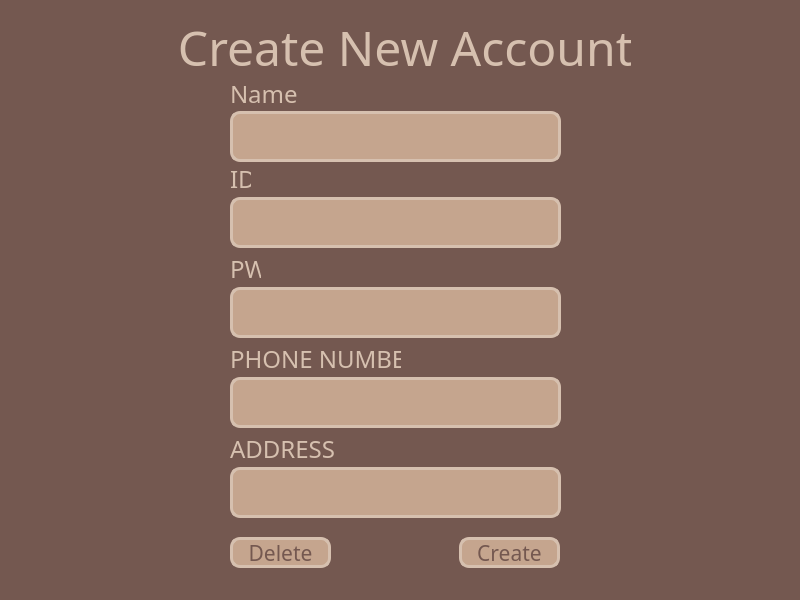
<?xml version="1.0" encoding="UTF-8"?>
<ui version="4.0">
 <class>CreateAccountWidget</class>
 <widget class="QWidget" name="CreateAccountWidget">
  <property name="geometry">
   <rect>
    <x>0</x>
    <y>0</y>
    <width>800</width>
    <height>600</height>
   </rect>
  </property>
  <property name="windowTitle">
   <string>Form</string>
  </property>
  <property name="styleSheet">
   <string notr="true">background-color: rgb(116, 88, 80);</string>
  </property>
  <widget class="QLabel" name="label">
   <property name="geometry">
    <rect>
     <x>180</x>
     <y>17</y>
     <width>451</width>
     <height>61</height>
    </rect>
   </property>
   <property name="font">
    <font>
     <family>BM JUA_TTF</family>
     <pointsize>36</pointsize>
     <weight>50</weight>
     <italic>false</italic>
     <bold>false</bold>
    </font>
   </property>
   <property name="styleSheet">
    <string notr="true">color: rgb(214, 192, 175);
background-color:transparent;
font: 36pt &quot;BM JUA_TTF&quot;;</string>
   </property>
   <property name="text">
    <string>Create New Account</string>
   </property>
   <property name="alignment">
    <set>Qt::AlignCenter</set>
   </property>
  </widget>
  <widget class="QLabel" name="label_2">
   <property name="geometry">
    <rect>
     <x>230</x>
     <y>82</y>
     <width>71</width>
     <height>23</height>
    </rect>
   </property>
   <property name="font">
    <font>
     <family>BM JUA_TTF</family>
     <pointsize>18</pointsize>
     <weight>50</weight>
     <italic>false</italic>
     <bold>false</bold>
    </font>
   </property>
   <property name="styleSheet">
    <string notr="true">color: rgb(214, 192, 175);
background-color:transparent;
font: 18pt &quot;BM JUA_TTF&quot;;</string>
   </property>
   <property name="text">
    <string>Name</string>
   </property>
  </widget>
  <widget class="QLineEdit" name="lineEdit">
   <property name="geometry">
    <rect>
     <x>230</x>
     <y>111</y>
     <width>331</width>
     <height>51</height>
    </rect>
   </property>
   <property name="font">
    <font>
     <family>BM JUA_TTF</family>
     <pointsize>20</pointsize>
     <weight>50</weight>
     <italic>false</italic>
     <bold>false</bold>
    </font>
   </property>
   <property name="styleSheet">
    <string notr="true">color: rgb(116, 88, 80);
border-style: solid;
border-width: 3px;
border-color:rgb(214, 192, 175);
border-radius: 10;
background-color: rgb(197, 165, 142);
font: 20pt &quot;BM JUA_TTF&quot;;
padding-left: 10px; padding-right: 10px;</string>
   </property>
   <property name="cursorMoveStyle">
    <enum>Qt::LogicalMoveStyle</enum>
   </property>
  </widget>
  <widget class="QLineEdit" name="lineEdit_2">
   <property name="geometry">
    <rect>
     <x>230</x>
     <y>197</y>
     <width>331</width>
     <height>51</height>
    </rect>
   </property>
   <property name="font">
    <font>
     <family>BM JUA_TTF</family>
     <pointsize>20</pointsize>
     <weight>50</weight>
     <italic>false</italic>
     <bold>false</bold>
    </font>
   </property>
   <property name="styleSheet">
    <string notr="true">color: rgb(116, 88, 80);
border-style: solid;
border-width: 3px;
border-color:rgb(214, 192, 175);
border-radius: 10;
background-color: rgb(197, 165, 142);
font: 20pt &quot;BM JUA_TTF&quot;;
padding-left: 10px; padding-right: 10px;</string>
   </property>
  </widget>
  <widget class="QLineEdit" name="lineEdit_3">
   <property name="geometry">
    <rect>
     <x>230</x>
     <y>287</y>
     <width>331</width>
     <height>51</height>
    </rect>
   </property>
   <property name="font">
    <font>
     <family>BM JUA_TTF</family>
     <pointsize>20</pointsize>
     <weight>50</weight>
     <italic>false</italic>
     <bold>false</bold>
    </font>
   </property>
   <property name="autoFillBackground">
    <bool>false</bool>
   </property>
   <property name="styleSheet">
    <string notr="true">color: rgb(116, 88, 80);
border-style: solid;
border-width: 3px;
border-color:rgb(214, 192, 175);
border-radius: 10;
background-color: rgb(197, 165, 142);
font: 20pt &quot;BM JUA_TTF&quot;;
padding-left: 10px; padding-right: 10px;</string>
   </property>
  </widget>
  <widget class="QLineEdit" name="lineEdit_4">
   <property name="geometry">
    <rect>
     <x>230</x>
     <y>377</y>
     <width>331</width>
     <height>51</height>
    </rect>
   </property>
   <property name="font">
    <font>
     <family>BM JUA_TTF</family>
     <pointsize>20</pointsize>
     <weight>50</weight>
     <italic>false</italic>
     <bold>false</bold>
    </font>
   </property>
   <property name="styleSheet">
    <string notr="true">color: rgb(116, 88, 80);
border-style: solid;
border-width: 3px;
border-color:rgb(214, 192, 175);
border-radius: 10;
background-color: rgb(197, 165, 142);
font: 20pt &quot;BM JUA_TTF&quot;;
padding-left: 10px; padding-right: 10px;</string>
   </property>
  </widget>
  <widget class="QLineEdit" name="lineEdit_5">
   <property name="geometry">
    <rect>
     <x>230</x>
     <y>467</y>
     <width>331</width>
     <height>51</height>
    </rect>
   </property>
   <property name="font">
    <font>
     <family>BM JUA_TTF</family>
     <pointsize>20</pointsize>
     <weight>50</weight>
     <italic>false</italic>
     <bold>false</bold>
    </font>
   </property>
   <property name="styleSheet">
    <string notr="true">color: rgb(116, 88, 80);
border-style: solid;
border-width: 3px;
border-color:rgb(214, 192, 175);
border-radius: 10;
background-color: rgb(197, 165, 142);
font: 20pt &quot;BM JUA_TTF&quot;;
padding-left: 10px; padding-right: 10px;</string>
   </property>
  </widget>
  <widget class="QLabel" name="label_3">
   <property name="geometry">
    <rect>
     <x>230</x>
     <y>167</y>
     <width>21</width>
     <height>23</height>
    </rect>
   </property>
   <property name="font">
    <font>
     <family>BM JUA_TTF</family>
     <pointsize>18</pointsize>
     <weight>50</weight>
     <italic>false</italic>
     <bold>false</bold>
    </font>
   </property>
   <property name="styleSheet">
    <string notr="true">color: rgb(214, 192, 175);
background-color:transparent;
font: 18pt &quot;BM JUA_TTF&quot;;</string>
   </property>
   <property name="text">
    <string>ID</string>
   </property>
  </widget>
  <widget class="QLabel" name="label_4">
   <property name="geometry">
    <rect>
     <x>230</x>
     <y>257</y>
     <width>31</width>
     <height>23</height>
    </rect>
   </property>
   <property name="font">
    <font>
     <family>BM JUA_TTF</family>
     <pointsize>18</pointsize>
     <weight>50</weight>
     <italic>false</italic>
     <bold>false</bold>
    </font>
   </property>
   <property name="styleSheet">
    <string notr="true">color: rgb(214, 192, 175);
background-color:transparent;
font: 18pt &quot;BM JUA_TTF&quot;;</string>
   </property>
   <property name="text">
    <string>PW</string>
   </property>
  </widget>
  <widget class="QLabel" name="label_5">
   <property name="geometry">
    <rect>
     <x>230</x>
     <y>347</y>
     <width>171</width>
     <height>23</height>
    </rect>
   </property>
   <property name="font">
    <font>
     <family>BM JUA_TTF</family>
     <pointsize>18</pointsize>
     <weight>50</weight>
     <italic>false</italic>
     <bold>false</bold>
    </font>
   </property>
   <property name="styleSheet">
    <string notr="true">color: rgb(214, 192, 175);
background-color:transparent;
font: 18pt &quot;BM JUA_TTF&quot;;</string>
   </property>
   <property name="text">
    <string>PHONE NUMBER</string>
   </property>
  </widget>
  <widget class="QLabel" name="label_6">
   <property name="geometry">
    <rect>
     <x>230</x>
     <y>437</y>
     <width>121</width>
     <height>23</height>
    </rect>
   </property>
   <property name="font">
    <font>
     <family>BM JUA_TTF</family>
     <pointsize>18</pointsize>
     <weight>50</weight>
     <italic>false</italic>
     <bold>false</bold>
    </font>
   </property>
   <property name="styleSheet">
    <string notr="true">color: rgb(214, 192, 175);
background-color:transparent;
font: 18pt &quot;BM JUA_TTF&quot;;</string>
   </property>
   <property name="text">
    <string>ADDRESS</string>
   </property>
  </widget>
  <widget class="QPushButton" name="pushButton">
   <property name="geometry">
    <rect>
     <x>459</x>
     <y>537</y>
     <width>101</width>
     <height>31</height>
    </rect>
   </property>
   <property name="font">
    <font>
     <family>BM JUA_TTF</family>
     <pointsize>16</pointsize>
     <weight>50</weight>
     <italic>false</italic>
     <bold>false</bold>
    </font>
   </property>
   <property name="styleSheet">
    <string notr="true">QPushButton{
	font: 16pt &quot;BM JUA_TTF&quot;;
	background-color: rgb(197, 165, 142);
	border: none;
	border-radius: 10px;
	
	color: rgb(116, 88, 80);
	
    border-left: 3px solid rgb(214, 192, 175);
	border-right: 3px solid rgb(214, 192, 175);
	border-bottom: 3px solid rgb(214, 192, 175);
	border-top: 3px solid rgb(214, 192, 175);

}

QPushButton:hover{
	background-color: rgb(197, 165, 142);
	
	color: rgb(214, 192, 175);
	
    border-left: 3px solid rgb(214, 192, 175);
	border-right: 3px solid rgb(214, 192, 175);
	border-bottom: 3px solid rgb(214, 192, 175);
	border-top: 3px solid rgb(214, 192, 175);

}
QPushButton:pressed{
	color: rgb(214, 192, 175);
	background-color:  rgb(116, 88, 80);
	border-top: 3px solid rgb(214, 192, 175);
	border-left: 3px solid rgb(214, 192, 175);
	border-right: 3px solid rgb(214, 192, 175);
	border-bottom: 3px solid rgb(214, 192, 175);

}</string>
   </property>
   <property name="text">
    <string>Create</string>
   </property>
  </widget>
  <widget class="QPushButton" name="pushButton_2">
   <property name="geometry">
    <rect>
     <x>230</x>
     <y>537</y>
     <width>101</width>
     <height>31</height>
    </rect>
   </property>
   <property name="font">
    <font>
     <family>BM JUA_TTF</family>
     <pointsize>16</pointsize>
     <weight>50</weight>
     <italic>false</italic>
     <bold>false</bold>
    </font>
   </property>
   <property name="styleSheet">
    <string notr="true">QPushButton{
	font: 16pt &quot;BM JUA_TTF&quot;;
	background-color: rgb(197, 165, 142);
	border: none;
	border-radius: 10px;
	
	color: rgb(116, 88, 80);
	
    border-left: 3px solid rgb(214, 192, 175);
	border-right: 3px solid rgb(214, 192, 175);
	border-bottom: 3px solid rgb(214, 192, 175);
	border-top: 3px solid rgb(214, 192, 175);

}

QPushButton:hover{
	background-color: rgb(197, 165, 142);
	
	color: rgb(214, 192, 175);
	
    border-left: 3px solid rgb(214, 192, 175);
	border-right: 3px solid rgb(214, 192, 175);
	border-bottom: 3px solid rgb(214, 192, 175);
	border-top: 3px solid rgb(214, 192, 175);

}
QPushButton:pressed{
	color: rgb(214, 192, 175);
	background-color:  rgb(116, 88, 80);
	border-top: 3px solid rgb(214, 192, 175);
	border-left: 3px solid rgb(214, 192, 175);
	border-right: 3px solid rgb(214, 192, 175);
	border-bottom: 3px solid rgb(214, 192, 175);

}</string>
   </property>
   <property name="text">
    <string>Delete</string>
   </property>
  </widget>
  <widget class="QPushButton" name="pushButton_4">
   <property name="geometry">
    <rect>
     <x>810</x>
     <y>180</y>
     <width>151</width>
     <height>51</height>
    </rect>
   </property>
   <property name="font">
    <font>
     <family>BM JUA_TTF</family>
     <pointsize>13</pointsize>
     <weight>50</weight>
     <italic>false</italic>
     <bold>false</bold>
    </font>
   </property>
   <property name="styleSheet">
    <string notr="true">QPushButton{
	font: 13pt &quot;BM JUA_TTF&quot;;
	background-color: rgb(197, 165, 142);
	border: none;
	border-radius: 10px;
	
	color: rgb(116, 88, 80);
	
    border-left: 3px solid rgb(214, 192, 175);
	border-right: 3px solid rgb(214, 192, 175);
	border-bottom: 3px solid rgb(214, 192, 175);
	border-top: 3px solid rgb(214, 192, 175);

}

QPushButton:hover{
	background-color: rgb(197, 165, 142);
	
	color: rgb(214, 192, 175);
	
    border-left: 3px solid rgb(214, 192, 175);
	border-right: 3px solid rgb(214, 192, 175);
	border-bottom: 3px solid rgb(214, 192, 175);
	border-top: 3px solid rgb(214, 192, 175);

}
QPushButton:pressed{
	color: rgb(214, 192, 175);
	background-color:  rgb(116, 88, 80);
	border-top: 3px solid rgb(214, 192, 175);
	border-left: 3px solid rgb(214, 192, 175);
	border-right: 3px solid rgb(214, 192, 175);
	border-bottom: 3px solid rgb(214, 192, 175);

}</string>
   </property>
   <property name="text">
    <string>NEW CHAT ROOM</string>
   </property>
  </widget>
 </widget>
 <resources/>
 <connections/>
</ui>
